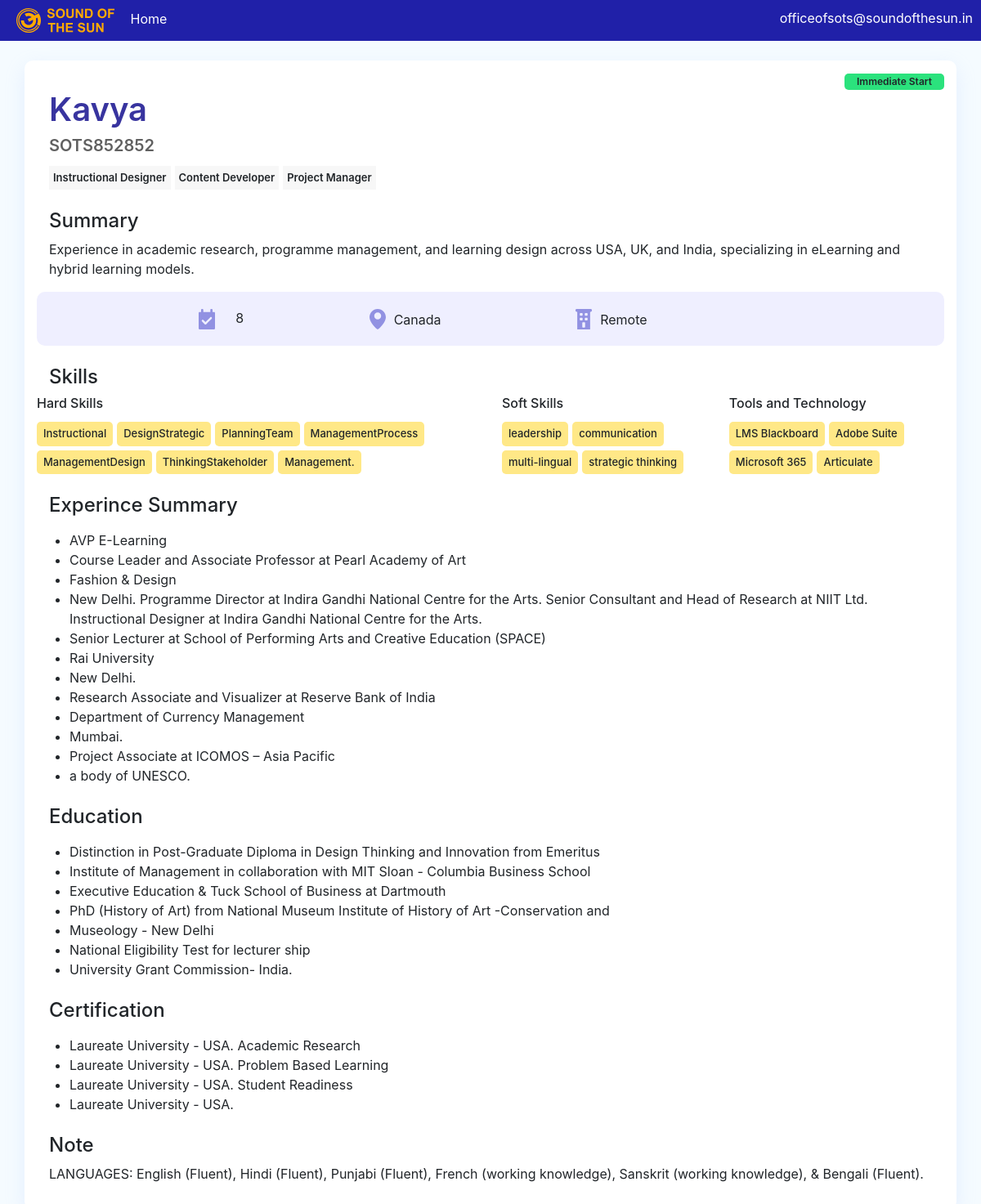
The page /individualIds/2/ on the database its author committed.
### Candidate/models.py (models this page shows, shortened)
class CandidateUserTable(models.Model):
    STATUS_CHOICES = [
        ('Available', 'Available'),
        ('Immediate Start', 'Immediate Start'),
        ('Inactive', 'Inactive'),
    ]
    CUT_first_name = models.CharField(max_length=100)  # Store first names up to 100 characters
    CUT_candidate_id = models.CharField(max_length=50, unique=True)
    CUT_roles = models.ManyToManyField(RolesTable, through='CandidateRoleTable')# Unique ID for each candidate
    CUT_status = models.CharField(max_length=20, null=True, blank=True,choices=STATUS_CHOICES)# active/inactive for each candidate
    CUT_display_summary = models.TextField(max_length=250)  # Short summary of 250 characters
    CUT_years_of_experience = models.PositiveIntegerField()  # Non-negative integer for years of experience
    CUT_location = models.CharField(max_length=100)  # Store current location up to 100 characters
    CUT_work_mode = models.CharField(max_length=50)  # Type of work (e.g., full-time, part-time)
    CUT_work_type = models.CharField(max_length=50)  # Additional type field
    CUT_hard_skills = models.TextField()  # Store hard skills in a long text field
    CUT_soft_skills = models.TextField()  # Store soft skills in a long text field
    CUT_tools = models.TextField()  # Tools the candidate is familiar with
    CUT_tags = models.ManyToManyField(TagsTable, through='CandidateTagTable')  # Tools the candidate is familiar with
    CUT_experience = models.TextField()  # Detailed experience summary
    CUT_educational = models.TextField()  # Educational background summary
    CUT_certifications = models.TextField()  # List of certifications
    CUT_note = models.TextField(blank=True, null=True)  # Optional additional notes

class CandidateRoleTable(models.Model):
    CRT_userId = models.ForeignKey(CandidateUserTable, on_delete=models.CASCADE)
    CRT_roleId = models.ForeignKey(RolesTable, on_delete=models.CASCADE)

class RolesTable(models.Model):
    RT_roles = models.CharField(max_length=50, null=True, blank=True)

### Candidate/views.py (the view)
# urls.py: path('individualIds/<int:user_id>/',views.individualIds, name="individualIds"),
def individualIds(request, user_id):
    user = CandidateUserTable.objects.get(id=user_id)
    user_roles = CandidateRoleTable.objects.filter(CRT_userId=user)
    user_tags = CandidateTagTable.objects.filter(CTT_tags=user)
    if user.CUT_hard_skills:
        h_skills = [t.strip() for t in user.CUT_hard_skills.split(',')]
        formatted_hSkills = ''.join(f'<li>{hs}</li>' for hs in h_skills)
        user.hard_skills_formatted = formatted_hSkills
    else:
        user.hard_skills_formatted = ""
    if user.CUT_soft_skills:
        s_skills = [t.strip() for t in user.CUT_soft_skills.split(',')]
        formatted_sSkills = ''.join(f'<li>{ss}</li>' for ss in s_skills)
        user.soft_skills_formatted = formatted_sSkills
    else:
        user.soft_skills_formatted = ""
    if user.CUT_tools:
        tool = [t.strip() for t in user.CUT_tools.split(',')]
        formatted_tools = ''.join(f'<li>{t}</li>' for t in tool)
        user.tool_formatted = formatted_tools
    else:
        user.tool_formatted = ""
    if user.CUT_experience:
        tool = [t.strip() for t in user.CUT_experience.split(',')]
        formatted_exp = ''.join(f'<li>{e}</li>' for e in tool)
        user.exp_formatted = formatted_exp
    else:
        user.exp_formatted = ""
    if user.CUT_educational:
        tool = [t.strip() for t in user.CUT_educational.split(',')]
        formatted_edu = ''.join(f'<li>{ed}</li>' for ed in tool)
        user.edu_formatted = formatted_edu
    else:
        user.edu_formatted = ""
    if user.CUT_certifications:
        tool = [t.strip() for t in user.CUT_certifications.split(',')]
        formatted_cert = ''.join(f'<li>{c}</li>' for c in tool)
        user.cert_formatted = formatted_cert
    else:
        user.cert_formatted = ""
    context = {
        'user': user,
        'user_roles': user_roles,
        'user_tags': user_tags,
        'hard_skills_formatted': user.hard_skills_formatted,
        'soft_skills_formatted': user.soft_skills_formatted,
        'tool_formatted': user.tool_formatted,
        'exp_formatted': user.exp_formatted,
        'edu_formatted': user.edu_formatted,
        'cert_formatted': user.cert_formatted,
    }
    return render(request, "candidate/jobIndividualProfile.html", context)

### templates/candidate/jobIndividualProfile.html (shortened to what this page needs)
<!DOCTYPE html>
{% load static %}
<html lang="en">
<head>
<link rel="stylesheet" href="https://cdn.jsdelivr.net/npm/bootstrap@4.4.1/dist/css/bootstrap.min.css">
<link rel="stylesheet" type="text/css" href="{% static 'css/candidateStyle.css' %}">
</head>
<body style="background-color: rgb(245, 251, 255);">
<div class="cid-nav d-flex justify-content-between">
    <div>
    <img src="{% static 'images/logo.svg' %}" style="width: 120px;">
    <a href="https://www.soundofthesun.in/">Home</a>
    </div>
    <div>
        <a href="mailto:officeofsots@soundofthesun.in">officeofsots@soundofthesun.in</a>
    </div>
</div>
<br>
<div class="container candidatecard py-3">
    <div class="candidatecard-topmenu d-flex justify-content-end x">
        <div class="cidbadge-status">{{user.CUT_status}}</div>
    </div>
<div>
<h1 class="col-12 profile-name">{{user.CUT_first_name}}</h1>
<h4 class="col-12 profile-id">SOTS{{user.CUT_candidate_id}}</h4>
</div>
<div class="col profile-roles d-flex align-content-start flex-wrap">
    {% for i in user_roles %}
    <span class="profilebdg-roles"><li>{{i.CRT_roleId.RT_roles}}</li></span>
    {% endfor %}
</div>
    <div>
    <h4 class="col-12 mt-4">Summary</h4>
        <p class="col-12">{{user.CUT_display_summary}}</p>
    </div>
<div class="col-12 d-flex justify-content-center profile-preference x ">
    <div class="col-2"></div>
    <div class="x"><img class="profile-details-icon" src="{% static 'images/Icons-01.svg' %}"></div>
    <div class="col-2 profiled-details-text">{{user.CUT_years_of_experience}} </div>
    <div class="x"><img class="profile-details-icon" src="{% static 'images/Icons-02.svg' %}"></div>
    <div class="col profile-details-text">{{user.CUT_location}}</div>
    <div class="x"><img class="profile-details-icon" src="{% static 'images/Icons-03.svg' %}"></div>
    <div class="col profile-details-text">{{user.CUT_work_mode}}</div>
    <div class="col-2"></div>
  </div>
    <h4 class="col-12 mt-4">Skills</h4>
    <div class="profile-skills d-flex x">
    <div class="Col-4 x">
        <h6>Hard Skills</h6></n>
        <div class="d-flex align-content-start flex-wrap x">
            <span class="cidbadge-yellow">{{hard_skills_formatted|safe}}</span>
        </div>
    </div>
    <div class="Col-4 x">
        <h6>Soft Skills</h6></n>
        <div class="d-flex align-content-start flex-wrap">
            <span class="cidbadge-yellow">{{soft_skills_formatted|safe}}</span>
        </div>
    </div>
    <div class="Col-4">
        <h6>Tools and Technology</h6></n>
        <div class="d-flex align-content-start flex-wrap">
            <span class="cidbadge-yellow">{{tool_formatted|safe}}</span>
        </div>
    </div>
    </div>
    <div>
        <h4 class="col-12 mt-4">Experince Summary</h4>
        <p class="col-12"><ul>{{exp_formatted|safe}}</ul></p>
        </div>
    <div>
        <h4 class="col-12 mt-4">Education</h4>
        <p class="col-12"><ul>{{edu_formatted|safe}}</ul></p>
        </div>
    <div>
        <h4 class="col-12 mt-4">Certification</h4>
        <p class="col-12"><ul>{{cert_formatted|safe}}</ul></p>
        </div>
    <div>
        <h4 class="col-12 mt-4">Note</h4>
        <p class="col-12"><span>{{user.CUT_note}}</span></p>
        </div>
</div>
</body>
</html>

### Candidate/static/css/candidateStyle.css (style rules this page uses)
.cid-nav { background-color: #2020A8; padding: 10px; padding-left: 20px; }
.cid-nav img { display:inline-block; }
.cid-nav a { display:inline-block; color: rgb(255, 255, 255); margin-left: 15px; }
.candidatecard { background-color: #ffffff; border-radius: 10px; box-shadow: rgba(166, 191, 255, 0.2) 0px 8px 24px; }
.candidatecard-topmenu { height: 20px; }
.cidbadge-status { background-color: #2be27d; font: #242424; font-size: 12px; font-weight: 600; padding: 1px 15px; border-radius: 5px; }
.cidbadge-yellow li { list-style-type: none; display: inline-block; background-color: #ffe887; font: #242424; font-size: 13px; font-weight: 500; padding: 5px 8px; border-radius: 5px; margin-right: 5px; margin-top: 5px; }
.profile-name { color: #38349F; font-size: 40px; font-weight: 600; }
.profile-id { color: #606060; font-size: 20px; font-weight: 600; }
.profile-roles { margin-bottom: 15px; }
.profile-skills { margin-bottom: 20px; }
.profile-preference { background-color: #efefff; padding: 20px 20px; border-radius: 10px; border-width: 2px; border-color: #38349F; }
.profile-details-icon { height: 25px; margin-right: 10px; }
.profile-details-text { padding-left: 0px; padding-top: 2px; }
.profilebdg-roles li { list-style-type: none; display: inline-block; font: #242424; font-size: 13px; font-weight: 600; padding: 0px 10px 0px 1px; margin-right: 5px; margin-top: 5px; background-color: #f7f7f7; padding: 5px; }
.x { border: 0px solid red; }

### rows shown on the page
CandidateUserTable: CUT_status "Immediate Start", CUT_first_name "Kavya", CUT_candidate_id "852852", CUT_display_summary "Experience in academic research, programme management, and learning design across USA, UK, and India, specializing in eLearning and hybrid learning models.", CUT_years_of_experience "8", CUT_location "Canada", CUT_work_mode "Remote", CUT_note "LANGUAGES: English (Fluent), Hindi (Fluent), Punjabi (Fluent), French (working knowledge), Sanskrit (working knowledge), & Bengali (Fluent)."
CandidateRoleTable: CRT_roleId.RT_roles "Instructional Designer"
CandidateRoleTable: CRT_roleId.RT_roles "Content Developer"
CandidateRoleTable: CRT_roleId.RT_roles "Project Manager"

### other values the page prints
{{ hard_skills_formatted|safe }} "Instructional DesignStrategic PlanningTeam ManagementProcess ManagementDesign ThinkingStakeholder Management."
{{ soft_skills_formatted|safe }} "leadership communication multi-lingual strategic thinking"
{{ tool_formatted|safe }} "LMS Blackboard Adobe Suite Microsoft 365 Articulate"
{{ cert_formatted|safe }} "Laureate University - USA. Academic Research Laureate University - USA. Problem Based Learning Laureate University - USA. Student Readiness Laureate University - USA."
